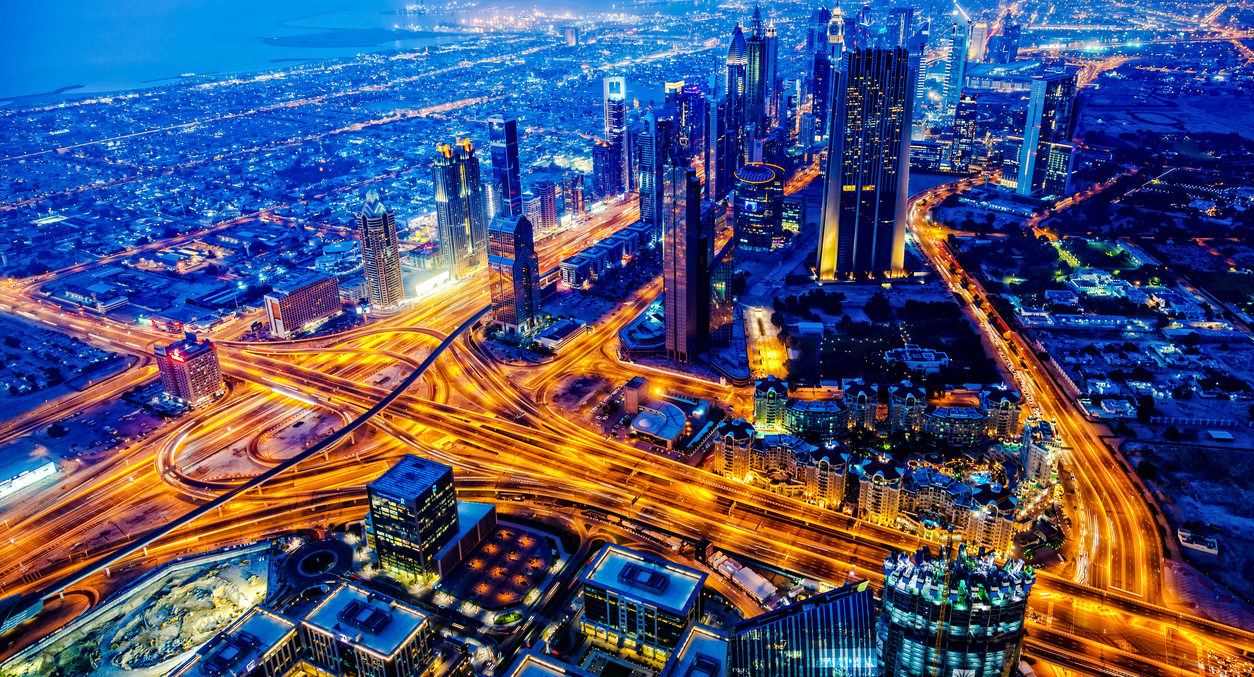
//> input picture Mídias/Prática2/imagem_1.jpg, 1254 x 677 px
$ ./code3 '../Mídias/Prática2/imagem_1.jpg'   (built with g++ and OpenCV 4)
//> lines starting //> are read from the running program, lines starting //| are printed output that depends on the picture; after the words box and inside, x2 and y2 are one past the last pixel; in counts of white or black regions, pixels touching at a corner belong together
/*
WorkshpS - Minicurso de Visão Computacional : Uma introdução a OpenCV com C++
- código utilizado para explicar como realizar operações do tipo rotacionar, transladar, redimensionar e cortar uma imagem
*/
#include "opencv2/imgcodecs.hpp"
#include "opencv2/highgui.hpp"
#include "opencv2/imgproc.hpp"
#include <iostream>

using namespace cv;
using namespace std;

void translada_imagem(Mat &dst, int x, int y){
	Mat deslocamento = (Mat_<double>(2,3) << 1, 0, x,
	                                         0, 1, y);
	/*
	Estou declarando a matriz que recebe valores do tipo double,
	que possui 2 linhas e 3 colunas, que passarei como parâmetro
	para função warpAffine, só altero o x para transladar no eixo x
	(se x>0 -> direita/ x<0 -> esquerda) e o y para transladar no
	 eixo y	(se y>0 -> desce/ x<0 -> sobe)
	*/
    warpAffine(dst,dst,deslocamento,dst.size());
	/*
	Função que permite aplicar uma transformação do tipo afim (Affine)  - recebe como parâmetro
	imagem de origem, imagem de destino, uma Mat (matriz) com os valores
	que serão aplicados na imagem de origem, as dimensões da imagem de saída
	*/
}

void rotaciona_imagem(Mat &dst, double angulo, double escala){
	Point centro = Point( dst.cols/2, dst.rows/2 );
	Mat rotacao = getRotationMatrix2D( centro, angulo, escala );
	/*
	Calcula uma matriz afim de rotação 2D
	*/
	warpAffine(dst,dst,rotacao,dst.size());
}

int main( int argc, char* argv[] )
{
	char* imageName = argv[1];

   	Mat img = imread(imageName, IMREAD_COLOR);
//> img is the input picture: 677 rows x 1254 cols, CV_8UC3; mean B, G, R 114.2, 81.2, 75.8

	namedWindow("Display Imagem",WINDOW_NORMAL);
	resizeWindow("Display Imagem",Size(700,500));
	/*
	Função responsável por redimensionar uma janela - recebe como parâmetros o nome da janela
	e o tamanho que quero redimensionar (pode-se colocar um valor em pixel só que receberá tanto
	a largura como altura ou pode-se usar uma estrutura do tipo Size(largura,altura))
	*/
	imshow("Display Imagem",img);
	waitKey(0);
	destroyWindow("Display Imagem");
	Mat dst0, dst1, dst2, dst3;
	resize(img, dst0, Size(700,500));
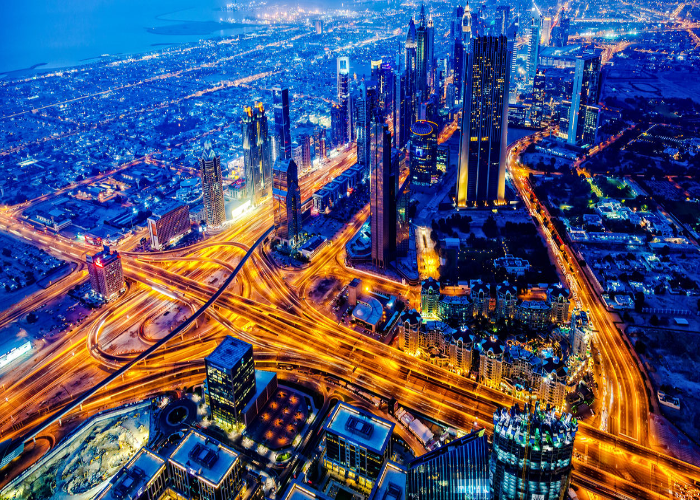
//> dst0: 500 rows x 700 cols, CV_8UC3; mean B, G, R 114.1, 81.1, 75.7
	/*
	Função responsável por redimensionar uma imagem - recebe como parâmetros a
	imagem de entrada, a Mat que sera destino da imagem de saída, o tamanho re-
	dimensinado do tipo Size(largura,altura),
	*/
	namedWindow("Imagem Redimensionada",WINDOW_NORMAL);
	resizeWindow("Imagem Redimensionada",Size(700,500));
	imshow("Imagem Redimensionada",dst0);
	waitKey(0);
	destroyWindow("Imagem Redimensionada");
	dst0.release();

	img.copyTo(dst1);
	translada_imagem(dst1,-80,-100);
//> in translada_imagem, `warpAffine(dst,dst,deslocamento,dst.size());`:
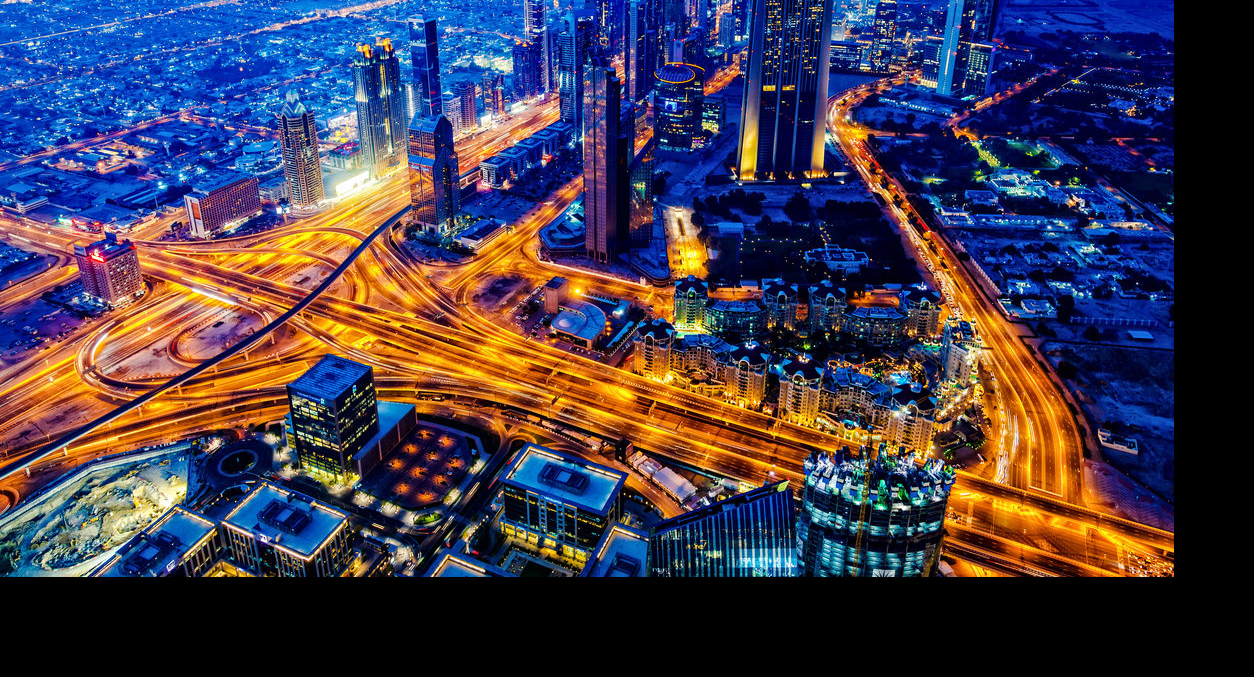
//> dst: 677 rows x 1254 cols, CV_8UC3; mean B, G, R 76.9, 58.7, 65.1
	namedWindow("Imagem Transladada",WINDOW_NORMAL);
	resizeWindow("Imagem Transladada",Size(700,500));
	imshow("Imagem Transladada",dst1);
	waitKey(0);
	destroyWindow("Imagem Transladada");
	dst1.release();

	img.copyTo(dst2);
	rotaciona_imagem(dst2,90,0.5);
//> in rotaciona_imagem, `warpAffine(dst,dst,rotacao,dst.size());`:
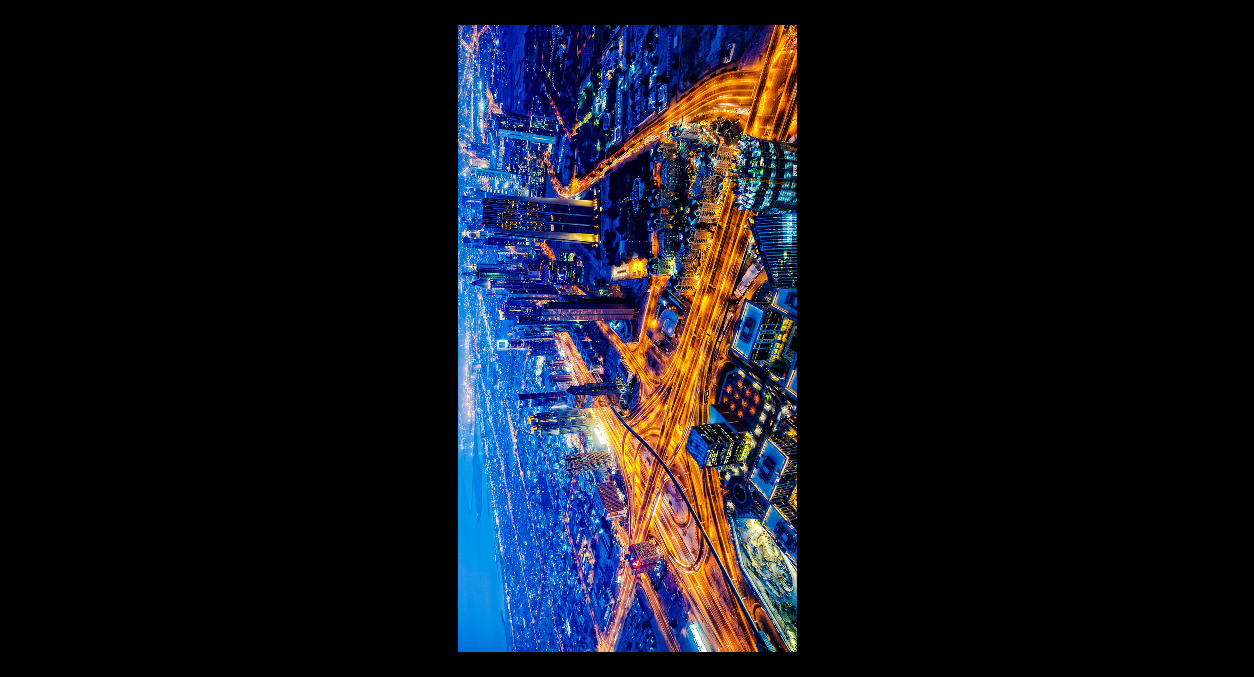
//> dst: 677 rows x 1254 cols, CV_8UC3; mean B, G, R 28.6, 20.3, 19
	namedWindow("Imagem Rotacionada",WINDOW_NORMAL);
	resizeWindow("Imagem Rotacionada",Size(700,500));
	imshow("Imagem Rotacionada",dst2);
	waitKey(0);
	destroyWindow("Imagem Rotacionada");
	dst2.release();

	img.copyTo(dst3);
	int Rows = dst3.rows;
//> Rows = 677
    int Cols = dst3.cols;
//> Cols = 1254


    Mat mask (dst3.rows,dst3.cols, CV_8UC3, Scalar(0,0,0));
	//Declaro uma matriz do tamanho da imagem da dst3, do tipo de três canais e de cor preta


	//Declaro meus vetores de pontos que utilizarei para criar minha minha região de interesse (ROI)
    vector<Point> ROI_Poly, ROI_Output;
	//Tomo os pontos que irão gerar minha ROI guardando no meu vetor de pontos
    ROI_Poly.push_back(Point(0.25*Cols, 0.25*Rows)); //A
//> ROI_Poly = 1 Point (x, y): [313, 169]
    ROI_Poly.push_back(Point(0.75*Cols, 0.25*Rows)); //B
//> ROI_Poly = 2 Points (x, y): [313, 169], [940, 169]
    ROI_Poly.push_back(Point(0.75*Cols, 0.75*Rows)); //C
    ROI_Poly.push_back(Point(0.25*Cols, 0.75*Rows)); //E


    approxPolyDP(ROI_Poly,ROI_Output, 1.0, true);
	/*
	Função que aproxima uma curva ou polígono de entrada em outra curva / polígono com menos
	vértices, de forma que a distância entre eles sejam menores ou igual à precisão especificada.
	Ele usa o algoritmo Douglas-Peucker http://en.wikipedia.org/wiki/Ramer-Douglas-Peucker_algorithm
	Recebe como parâmetros vetor de Pontos 2D de entrada, vetor de Ponts 2D de saída,valor máximo
	de aproximação entre os vertices, parâmetro que caso seja true define que o polígono tem que ser
	fechado
	*/


    fillConvexPoly(mask, &ROI_Output[0], ROI_Output.size(), Scalar(255,255,255));
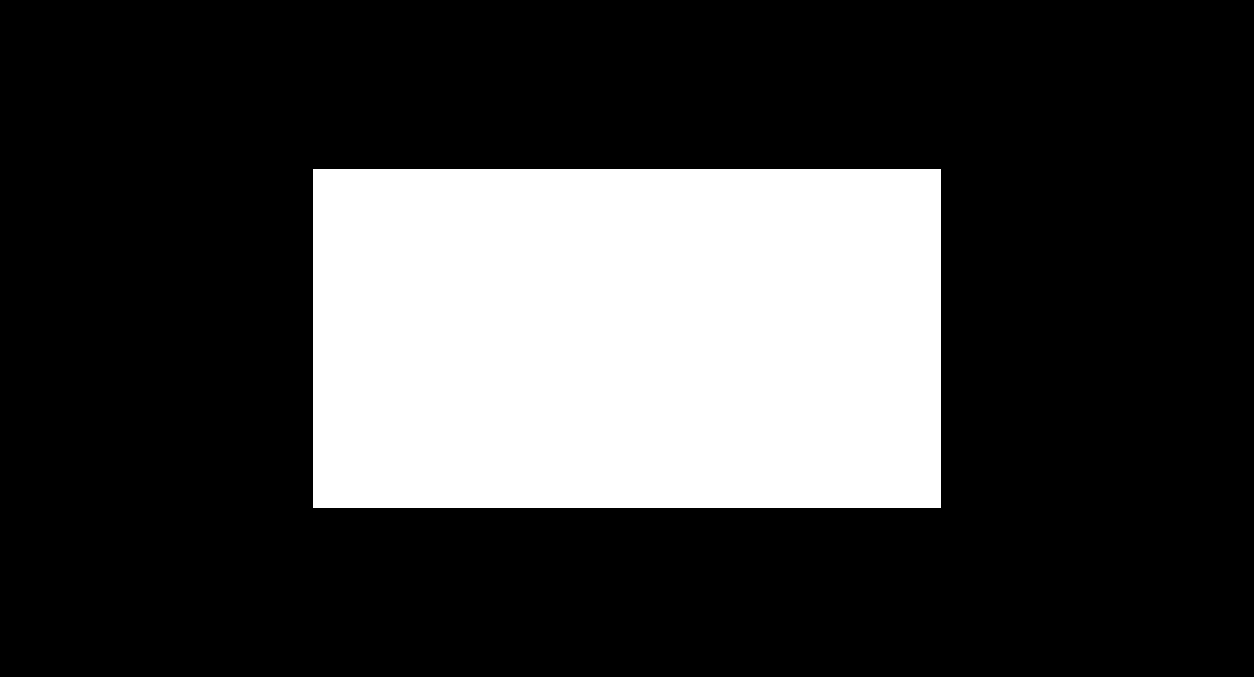
//> mask: 677 rows x 1254 cols, CV_8UC3; 25.1% white; 1 white region, box (x1, y1, x2, y2) and area: (313, 169, 941, 508) 212892
	/*
	Funçaõ que preenche uma imagem com um polígono fechado
	Recebe como parâmetros a imagem que será preenchida com o polígono
	o vetor de pontos do polígono, tamanho do polígono(vertices), a  cor
	que será preenchida o polígono*/

    // Crio uma nova imagem para guardar o resultado
    Mat imageDest;

    // Corto a região de interesse delimitada pela mask sobre a dst3 guardando o resultado na imageDest
    dst3.copyTo(imageDest, mask);
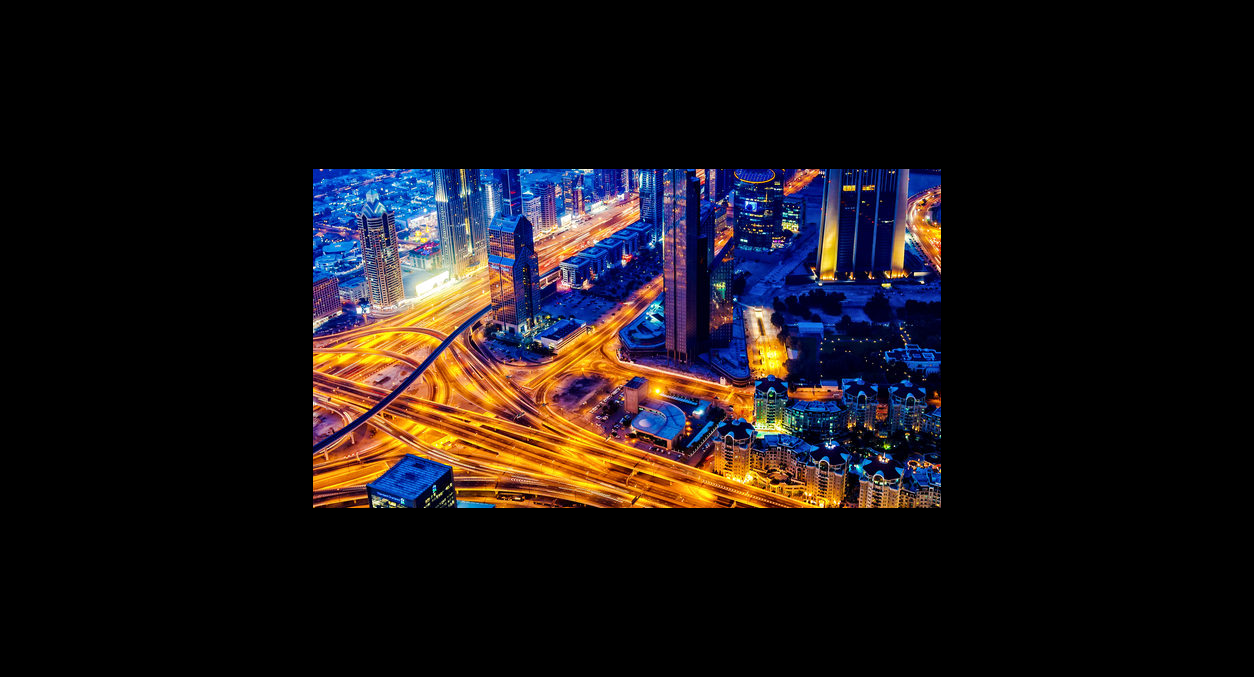
//> imageDest: 677 rows x 1254 cols, CV_8UC3; mean B, G, R 22, 19.8, 25.2

	namedWindow("Imagem Original",WINDOW_NORMAL);
	namedWindow("Imagem Cortada",WINDOW_NORMAL);
	resizeWindow("Imagem Cortada",Size(700,500));
    imshow("Imagem Original", dst3);
    imshow("Imagem Cortada", imageDest);
	waitKey(0);
	destroyAllWindows();
	dst3.release();
	mask.release();
	imageDest.release();

	return 0;
}
